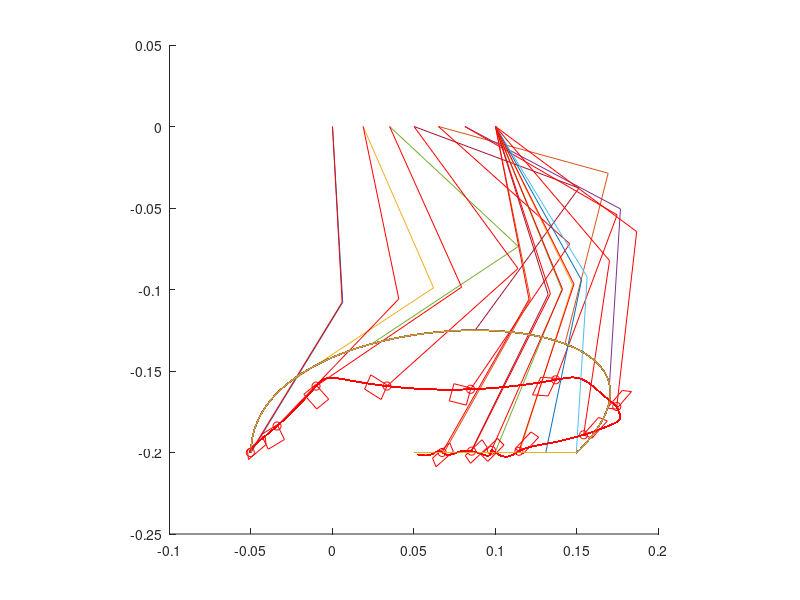

Here is the MATLAB script that generated this plot:
clear;
clf;

%parameter
height = 0.20 % (m)
stroke = 0.20 % (m)
motor_velocity = 4.81 % (rad/s) 46rpm
l1 = 0.108 % (m) length of link
l2 = 0.108
ratio = 0.05; % display
P = [0, 0; 0, 0.1; 0.3, 0.1; stroke, 0.0];
period = 0.30 % (s)
cog = 0.3 % (m) center of gravity
%m1 = 0.23;
%m2 = 0.35;
m1 = 0.30;
m2 = 0.50;
I1 = 1/4 * m1 * l1^2;
I2 = 1/4 * m2 * l2^2;
p_gain = 50.0;
d_gain = 0.0;
max_torque = 4.6; % (Nm)

%parameter low
%stroke = 0.10 % (m)
%P = [0, 0; 0, 0.06; 0.17, 0.06; stroke, 0.0];

function [t1, t2] = inverse_kinematics(x, y, l1, l2)
  l = sqrt(x^2+y^2);
  t1 = t2 = 0;
  if (l <= (l1+l2))
    t1 = atan2(y,x) + acos((l1^2+l^2-l2^2)/(2*l2*l));
    t2 = pi + acos((l1^2+l2^2-l^2)/(2*l1*l2)) + t1;
  endif
endfunction

function [x, y] = bezier(P, t)
  B =[(1-t)^3, 3*t*(1-t)^2, 3*t^2*(1-t), t^3];
  X = B * P;
  x = X(1);
  y = X(2);
endfunction

function [xd, yd] = bezier_d(P, t)
  Bd =[-3*(1-t)^2, 3*(1-t)^2-6*t*(1-t), 6*t*(1-t)-3*t^2, 3*t^2];
  Xd = Bd * P;
  xd = Xd(1);
  yd = Xd(2);
endfunction

function [t1, t2, t1d, t2d] = dynamics(t1, t2, t1d, t2d, f1, f2, l1, l2, m1, m2, I1, I2, motor_velocity, dt)
  g = 9.8;
  M = [I1+l1^2*m2+l1^2*m1 l1*l2*m2*cos(t2-t1);
       l1*l2*m2*cos(t2-t1) (2*l2^2*m2+2*I2)/2];
  D = [(l1*l2*m2*t1d*t2d-l1*l2*m2*t2d^2)*sin(t2-t1);
       (l1*l2*m2*t1d^2-l1*l2*m2*t1d*t2d)*sin(t2-t1)];
  G = [g*l1*m2*cos(t1)+g*l1*m1*cos(t1);
       g*l2*m2*cos(t2)];
  tdd = inv(M) * [[f1; f2] - D - G];
  t1dd = tdd(1);
  t2dd = tdd(2);
  t1d = max([min([t1d + t1dd * dt, motor_velocity]), -motor_velocity]);
  t2d = max([min([t2d + t2dd * dt, motor_velocity]), -motor_velocity]);
  t1 = t1 + t1d * dt + 1 / 2 * t1dd * dt^2;
  t2 = t2 + t2d * dt + 1 / 2 * t2dd * dt^2;
endfunction

g = 9.8;
Tc = sqrt(cog/g)
x0 = -stroke/4;
v0 = stroke/4*(cosh(period/Tc)+1)/(Tc*sinh(period/Tc))

xr = -stroke/4;
yr = -height;
[t1r, t2r] = inverse_kinematics(xr, yr, l1, l2);
t1rd = 0; t2rd = 0;
jaco = [-l1*sin(t1r) -l2*sin(t2r); l1*cos(t1r) l2*cos(t2r)];
trd = inv(jaco) * [-v0; 0];
t1rd = trd(1)
t2rd = trd(2)

i = 0;
dt = 0.001;

for t = 0.0: dt/period: 2 * period/period
  sup_pos = x0 * cosh(mod(t,1) * period / Tc) + Tc * v0 * sinh(mod(t,1) * period / Tc) - x0;
  if (t <= 1)
    [xt, yt] = bezier(P, t);
    x = xt - stroke/4;
    y = yt - height;
  else
    x = stroke*3/4-sup_pos;
  endif

  if (t <= 1)
    sup_leg_pos = sup_pos;
  else
    sup_leg_pos = stroke/2;
  endif
  [t1, t2] = inverse_kinematics(x - sup_leg_pos, y, l1, l2);
  w1r = -t1rd/motor_velocity;
  f1 = max([min([p_gain * (t1 - t1r) - d_gain * t1rd, max_torque * (1 + w1r)]), -max_torque * (1 - w1r)]);
  w2r = -t2rd/motor_velocity;
  f2 = max([min([p_gain * (t2 - t2r) - d_gain * t2rd, max_torque * (1 + w2r)]), -max_torque * (1 - w2r)]);
  [t1r, t2r, t1rd, t2rd] = dynamics(t1r, t2r, t1rd, t2rd, f1, f2, l1, l2, m1, m2, I1, I2, motor_velocity, dt);
%  printf("%f %f %f %f %f %f %f %f %f %f\n",
%    t1r, t1rd, f1, max_torque * (1 + w1r), -max_torque * (1 - w1r),
%    t2r, t2rd, f2, max_torque * (1 + w2r), -max_torque * (1 - w2r));
  
%  t1r = t1r + max([min([t1 - t1r, motor_velocity * dt]), -motor_velocity * dt]);
%  t2r = t2r + max([min([t2 - t2r, motor_velocity * dt]), -motor_velocity * dt]);
  tor = [w1r-1 w1r-1 w1r+1 w1r+1 w1r-1; w2r-1 w2r+1 w2r+1 w2r-1 w2r-1];

  if (t1 != 0 || t2 != 0)
    i = i + 1;
    x1 = l1 * cos(t1);
    y1 = l1 * sin(t1);
    x2 = l1 * cos(t2) + x1;
    y2 = l1 * sin(t2) + y1;
    arm_x(i,:) = [sup_leg_pos x1 + sup_leg_pos x2 + sup_leg_pos];
    arm_y(i,:) = [0 y1 y2];
    xdp(i) = x2 + sup_leg_pos;
    ydp(i) = y2;
    x1r = l1 * cos(t1r);
    y1r = l1 * sin(t1r);
    x2r = l2 * cos(t2r) + x1r;
    y2r = l2 * sin(t2r) + y1r;
    arm_xr(i,:) = [sup_leg_pos x1r+sup_leg_pos x2r+sup_leg_pos];
    arm_yr(i,:) = [0 y1r y2r];
    xdpr(i) = x2r + sup_leg_pos;
    ydpr(i) = y2r;
    jaco = [-l1*sin(t1) -l2*sin(t2); l1*cos(t1) l2*cos(t2)];
	m = jaco' * tor;
	mx(i,:) = m(1,:) * ratio + x2r + sup_leg_pos;
	my(i,:) = m(2,:) * ratio + y2r;
    px(i) = x2r + sup_leg_pos;
    py(i) = y2r;
  endif
endfor

hold on;
axis([-0.10,0.20,-0.25,0.05],"square");
for n = 1:i
  if (mod(n - 1, 50) == 0)
    plot(arm_x(n,:), arm_y(n,:));
    plot(arm_xr(n,:), arm_yr(n,:), "r");
    plot(mx(n,:), my(n,:), "r");
    plot(px(n), py(n), ".or");
  endif
  plot(xdp, ydp);
  plot(xdpr, ydpr, "r");
end
hold off;

